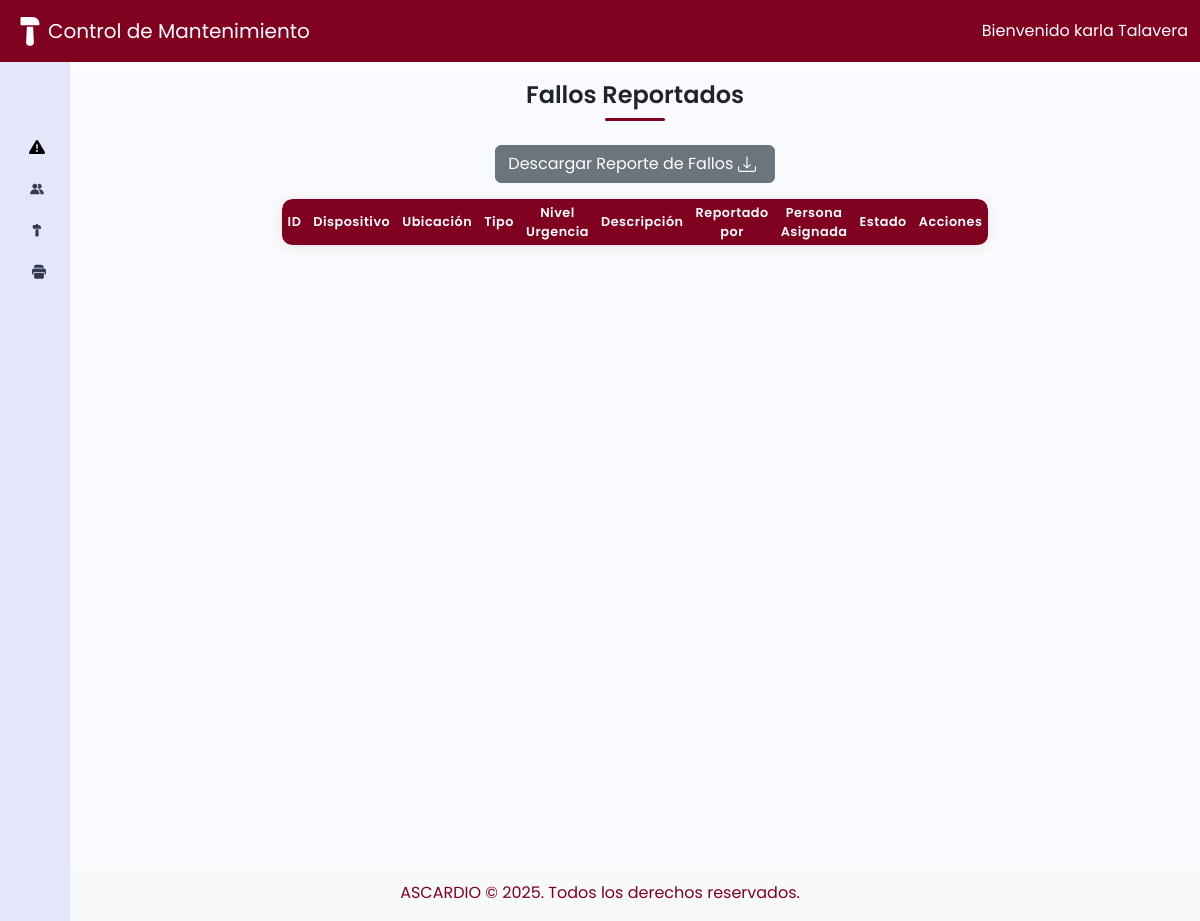
The app's page /index.php (signed in), older data.
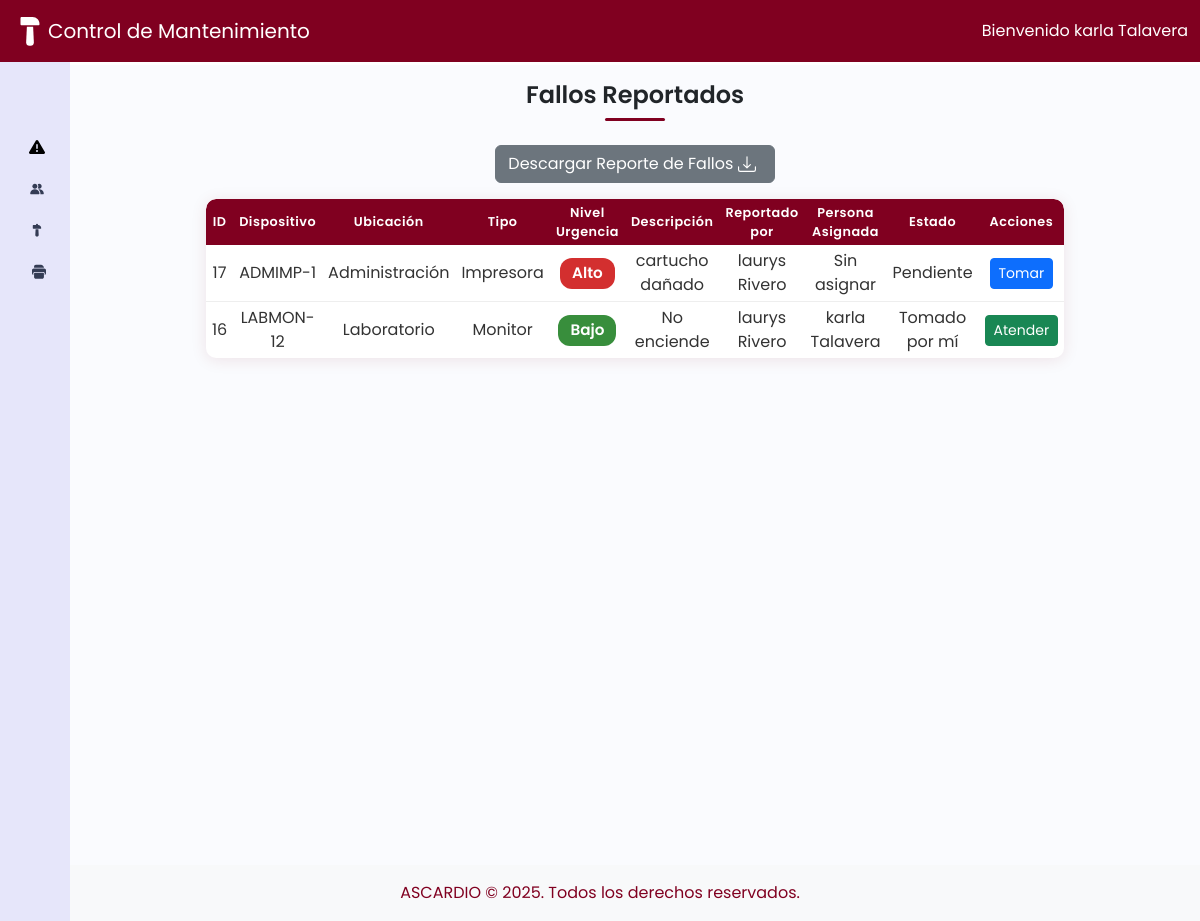
The same page, newer data.
### tables this page shows
CREATE TABLE `fallos` (
  `id` int(11) NOT NULL,
  `id_usuario_reporta` int(11) NOT NULL,
  `id_admin_toma` int(11) DEFAULT NULL,
  `codigo_dispositivo` varchar(50) NOT NULL,
  `descripcion` text NOT NULL,
  `estado` enum('pendiente','tomado','atendido','resuelto','persistente','por_confirmacion') NOT NULL DEFAULT 'pendiente',
  `fecha_reporte` datetime NOT NULL DEFAULT current_timestamp(),
  `fecha_tomado` datetime DEFAULT NULL,
  `fecha_atendido` datetime DEFAULT NULL,
  `fecha_resuelto` datetime DEFAULT NULL,
  `nivel_urgencia` enum('alto','medio','bajo') NOT NULL DEFAULT 'bajo'
);

CREATE TABLE `dispositivos` (
  `id` int(11) NOT NULL,
  `codigo_dispositivo` varchar(20) NOT NULL,
  `tipo_dispositivo` varchar(50) NOT NULL,
  `ubicacion` varchar(100) NOT NULL,
  `numero_identificador` int(11) DEFAULT NULL
);

### controladores/controladorFallo.php (called while the page is built, shortened)
<?php
require_once dirname(__DIR__) . '/modelos/modeloFallo.php';
require_once dirname(__DIR__) . '/modelos/modeloUsuario.php';
class controladorFallo {
    private $modelo;
    public function __construct() {
        $this->modelo = new modeloFallo();
    }
    public function mostrarFalloAdmin() {
        $modeloUsuario = new modeloUsuario();
        $usuarios = $modeloUsuario->listarTodos();
        $fallos = $this->modelo->listarTodos();
        include dirname(__DIR__) . '/vistas/vistaFalloAdmin.php';
    }
}

### modelos/modeloFallo.php (called while the page is built, shortened)
<?php
require_once dirname(__DIR__) . '/config/conexion.php';
class modeloFallo {
    private $conexion;
    public function __construct() {
        $db = new Base_Datos();
        $this->conexion = $db->Conexion_Base_Datos();
    }
    public function listarTodos() {
        $stmt = $this->conexion->query("
            SELECT f.*, d.ubicacion, d.tipo_dispositivo
            FROM fallos f
            JOIN dispositivos d ON f.codigo_dispositivo = d.codigo_dispositivo
            ORDER BY
                FIELD(f.nivel_urgencia, 'alto', 'mediano', 'bajo'),
                f.fecha_reporte DESC
        ");
        return $stmt->fetchAll(PDO::FETCH_ASSOC);
    }
}

### config/conexion.php (called while the page is built, shortened)
<?php
  class Base_Datos{
    private $Nombre_Servidor = "localhost";
    private $Nombre_Base_Datos = "Mantenimiento_AscardioDB;";
    private $Nombre_Usuario = "root";
    private $Pass = "";
    public function Conexion_Base_Datos(){
       $this->Conexion = null;
       try{
             $this-> Conexion = new PDO("mysql:host={$this->Nombre_Servidor};dbname={$this->Nombre_Base_Datos}",
             $this->Nombre_Usuario,
             $this->Pass
        );
        $this->Conexion->setAttribute(PDO::ATTR_ERRMODE, PDO::ERRMODE_EXCEPTION);
       }catch(PDOException $e){
         die ("Error de Conexion:" . $e->getMessage());
       }
       return $this->Conexion;
    }
    }
?>

### modelos/modeloUsuario.php (called while the page is built, shortened)
<?php
require_once dirname(__DIR__) . '/config/conexion.php';
class modeloUsuario {
    private $conexion;
    public function __construct() {
        $bd = new Base_Datos();
        $this->conexion = $bd->Conexion_Base_Datos();
    }
    public function listarTodos() {
        $stmt = $this->conexion->query("SELECT id, nombre, apellido FROM usuarios");
        return $stmt->fetchAll(PDO::FETCH_ASSOC);
    }
}

### vistas/vistaFalloAdmin.php (the view, shortened to what this page needs)
<?php include 'header.php'; ?>
<div class="main p-3">
    <h1>Fallos Reportados</h1>
    <div class="titulo-linea"></div>
    <button type="button" class="btn btn-secondary mb-3" onclick="genPDF()">
        Descargar Reporte de Fallos
    </button>
    <?php
        $usuariosMap = [];
        foreach ($usuarios as $u) {
            $usuariosMap[$u['id']] = $u['nombre'] . ' ' . $u['apellido'];
        }
        $admin_id = $_SESSION['usuario']['id'];
    ?>
    <table class="device-table fallos-table">
        <thead>
            <tr>
                <th>ID</th>
                <th>Dispositivo</th>
                <th>Ubicación</th>
                <th>Tipo</th>
                <th>Nivel Urgencia</th>
                <th>Descripción</th>
                <th>Reportado por</th>
                <th>Persona Asignada</th>
                <th>Estado</th>
                <th>Acciones</th>
            </tr>
        </thead>
        <tbody>
            <?php foreach ($fallos as $f): ?>
                <tr>
                    <td><?= htmlspecialchars($f['id']) ?></td>
                    <td><?= htmlspecialchars($f['codigo_dispositivo']) ?></td>
                    <td><?= htmlspecialchars($f['ubicacion']) ?></td>
                    <td><?= htmlspecialchars($f['tipo_dispositivo']) ?></td>
                    <td>
                        <?php
                            $urgencia = strtolower($f['nivel_urgencia']);
                            $colorClass = '';
                            if ($urgencia == 'alto') $colorClass = 'urgencia-alta';
                            elseif ($urgencia == 'medio' || $urgencia == 'mediano') $colorClass = 'urgencia-media';
                            else $colorClass = 'urgencia-baja';
                        ?>
                        <span class="urgencia-badge <?= $colorClass ?>">
                            <?= htmlspecialchars(ucfirst($f['nivel_urgencia'])) ?>
                        </span>
                    </td>
                    <td><?= htmlspecialchars($f['descripcion']) ?></td>
                    <td>
                        <?= isset($usuariosMap[$f['id_usuario_reporta']]) ? htmlspecialchars($usuariosMap[$f['id_usuario_reporta']]) : 'Desconocido' ?>
                    </td>
                    <td>
                        <?= $f['id_admin_toma'] && isset($usuariosMap[$f['id_admin_toma']]) ? htmlspecialchars($usuariosMap[$f['id_admin_toma']]) : 'Sin asignar' ?>
                    </td>
                    <td>
                        <?php
                        if ($f['estado'] == 'pendiente') {
                            echo "Pendiente";
                        } elseif ($f['estado'] == 'tomado') {
                            if ($f['id_admin_toma'] == $admin_id) {
                                echo "Tomado por mí";
                            } else {
                                $admin = $usuariosMap[$f['id_admin_toma']] ?? 'Administrador';
                                echo "Tomado";
                            }
                        } elseif ($f['estado'] == 'por_confirmacion') {
                            echo "Por confirmación";
                        } elseif ($f['estado'] == 'resuelto') {
                            echo "Resuelto";
                        } elseif ($f['estado'] == 'persistente') {
                            echo "Fallo persistente";
                        }
                        ?>
                    </td>
                    <td class="text-center">
                        <form method="POST" style="display:inline;">
                            <div style="display: flex; align-items: center; gap: 6px; justify-content: center;">
                                <?php if ($f['estado'] == 'pendiente'): ?>
                                    <button type="submit" name="tomar" class="btn btn-sm btn-primary">Tomar</button>
                                <?php elseif (
                                    in_array($f['estado'], ['tomado', 'atendido', 'por_confirmacion', 'resuelto', 'persistente'])
                                    && $f['id_admin_toma'] == $admin_id
                                ): ?>
                                    <?php if ($f['estado'] == 'tomado'): ?>
                                        <button type="submit" name="atender" class="btn btn-sm btn-success">Atender</button>
                                    <?php elseif ($f['estado'] == 'persistente'): ?>
                                        <span class="text-muted">Por confirmación</span>
                                    <?php else: ?>
                                        <span class="text-muted">En espera de cambio de estado</span>
                                    <?php endif; ?>
                                <?php endif; ?>
                            </div>
                        </form>
                    </td>
                </tr>
            <?php endforeach; ?>
        </tbody>
    </table>
</div>
<?php include 'footer.php'; ?>

### index.php (shortened to what this page needs)
<?php
require_once 'config/conexion.php';
require_once 'controladores/controladorFallo.php';
$vista = $_GET['vista'] ?? 'fallos';
$rol = $_SESSION['usuario']['rol'] ?? 'usuario';
switch ($vista) {
    case 'fallos':
        $controlador = new controladorFallo();
        if ($rol === 'administrador') {
            $controlador->mostrarFalloAdmin();
        } else {
            $controlador->mostrarFalloUsuario();
        }
        break;
}

### vistas/header.php (shortened to what this page needs)
<!DOCTYPE html>
<html lang="en">
<head>
    <link href="https://cdn.lineicons.com/4.0/lineicons.css" rel="stylesheet">
    <link href="https://cdn.jsdelivr.net/npm/bootstrap@5.3.2/dist/css/bootstrap.min.css" rel="stylesheet"
>
    <link rel="stylesheet" href="https://cdn.datatables.net/1.13.5/css/dataTables.bootstrap4.min.css">
    <link rel="stylesheet" href="vistas/estilos/estiloFallo.css">
    <link rel="stylesheet" href="vistas/estilos/style.css">
    <link rel="stylesheet" href="vistas/estilos/estiloDispositivos.css">
    <link rel="stylesheet" href="vistas/estilos/estiloUsuarios.css">
</head>
<body>
    <header>
        <nav class="navbar navbar-expand-lg" style="background-color: #800020;">
            <div class="container-fluid">
                <a class="navbar-brand d-flex align-items-center text-white" href="#">
                    <span class="mantenimiento-text">Control de Mantenimiento</span>
                </a>
                <span class="ms-auto text-white">
                    Bienvenido <?php
                    if (isset($_SESSION['usuario']['nombre'], $_SESSION['usuario']['apellido'])) {
                        echo htmlspecialchars($_SESSION['usuario']['nombre'] . ' ' . $_SESSION['usuario']['apellido']);
                    } elseif (isset($_SESSION['usuario']['usuario'])) {
                        echo htmlspecialchars($_SESSION['usuario']['usuario']);
                    }
                ?>
                </span>
            </div>
        </nav>
    </header>
    <div class="wrapper">
        <aside id="sidebar">
            <div class="d-flex">
                <button id="toggle-btn" type="button">
                </button>
            </div>
            <ul class="sidebar-nav">
                <li class="sidebar-item">
                    <a href="index.php?vista=fallos" class="sidebar-link">
                    </a>
                </li>
                 <?php if (isset($_SESSION['usuario']['rol']) && $_SESSION['usuario']['rol'] === 'administrador'): ?>
                <li class="sidebar-item">
                    <a href="index.php?vista=usuarios" class="sidebar-link">
                    </a>
                </li>
                <li class="sidebar-item">
                    <a href="index.php?vista=mantenimiento" class="sidebar-link">
                    </a>
                </li>
                <?php endif; ?>
                 <li class="sidebar-item">
                    <a href="index.php?vista=dispositivos" class="sidebar-link">
                    </a>
                </li>
            </ul>
            <div class="sidebar-item">
                <a href="vistas/logout.php" class="sidebar-link">
                </a>
            </div>
        </aside>

### vistas/footer.php (shortened to what this page needs)
</div>
    <footer class="text-center py-3" style="background: #f8f9fa; color: #800020;">
     ASCARDIO &copy; 2025. Todos los derechos reservados.
    </footer>
</body>
</html>

### vistas/estilos/estiloFallo.css (style rules this page uses)
.urgencia-badge { display: inline-block; padding: 4px 12px; border-radius: 12px; color: #fff; font-weight: 600; font-size: 0.95em; }
.urgencia-alta { background: #d32f2f; }
.urgencia-baja { background: #388e3c; }

### vistas/estilos/style.css (style rules this page uses)
a { text-decoration: none; }
li { list-style: none; }
span { color: rgb(3, 3, 54) }
h1 { font-weight: 600; font-size: 1.5rem; text-align: center; margin-bottom: 8px; }
body { font-family: 'Poppins', sans-serif; }
.wrapper { display: flex; }
.main { min-height: 100vh; width: 100%; overflow: hidden; background-color: #fafbfe; display: flex; flex-direction: column; align-items: center; }
#sidebar { width: 70px; min-width: 70px; z-index: 1000; display: flex; flex-direction: column; background-color:lavender }
#toggle-btn { background-color: transparent; cursor: pointer; border: 0; padding: 1rem 1.5rem; }
.sidebar-nav { padding: 2rem 0; flex: 1 1 auto; }
a.sidebar-link { padding: .625rem 1.625rem; color: #FFF; display: block; font-size: 0.9rem; white-space: nowrap; border-left: 3px solid transparent; }
.sidebar-link svg { font-size: 1.1rem; margin-right: .75rem; }
header { position: fixed; top: 0; left: 0; width: 100%; z-index: 1050; color: #FFF; }
#sidebar { position: fixed; top: 62px; left: 0; height: calc(100% - 56px); margin-top: 0; z-index: 1040; }
.main { margin-top: 65px; margin-left: 70px; }
.mantenimiento-text { color: #fff !important; }

### vistas/estilos/estiloDispositivos.css (style rules this page uses)
.device-table { max-width: 900px; margin-left: auto; margin-right: auto; width: 95%; border-collapse: separate; border-spacing: 0; background: #fff; border-radius: 10px; overflow: hidden; box-shadow: 0 2px 16px rgba(128,0,32,0.10); font-family: 'Poppins', Arial, sans-serif; }
.device-table th, .device-table td { padding: 14px 18px; border-bottom: 1px solid #eee; text-align: left; font-size: 1rem; }
.fallos-table { max-width: 650px; width: 98%; margin-left: auto; margin-right: auto; border-collapse: separate; border-spacing: 0; background: #fff; border-radius: 10px; overflow: hidden; box-shadow: 0 2px 16px rgba(128,0,32,0.10); }
.fallos-table th, .fallos-table td { padding: 4px 6px; font-size: 0.80rem; border-bottom: 1px solid #eee; text-align: center; }
.fallos-table td { font-size: 1rem; }
@media (min-width: 768px) { .main.p-3 { padding-left: 30px !important; padding-right: 30px !important; } }
.device-table th { background: #800020; color: #fff; font-weight: 600; letter-spacing: 0.5px; border: none; }
.device-table tr:last-child td { border-bottom: none; }
.device-table td { color: #333; vertical-align: middle; }
.device-table th:first-child, .device-table td:first-child { text-align: center; width: 50px; }
.device-table th, .device-table td { position: relative; }
.device-table th:first-child { border-top-left-radius: 10px; }
.device-table th:last-child { border-top-right-radius: 10px; }
.device-table tr:last-child td:first-child { border-bottom-left-radius: 10px; }
.device-table tr:last-child td:last-child { border-bottom-right-radius: 10px; }

### vistas/estilos/estiloUsuarios.css (style rules this page uses)
.titulo-linea { width: 60px; height: 3px; background: #800020; margin: 0 auto 24px auto; border-radius: 2px; }

Row changes from the older to the newer data that the page shows:
added fallos: id "17", codigo_dispositivo "ADMIMP-1", dispositivos.ubicacion "Administración", dispositivos.tipo_dispositivo "Impresora", nivel_urgencia "Alto", descripcion "cartucho dañado", id_usuario_reporta "laurys Rivero", shows "Sin asignar", estado "Pendiente"
added fallos: id "16", codigo_dispositivo "LABMON-12", dispositivos.ubicacion "Laboratorio", dispositivos.tipo_dispositivo "Monitor", nivel_urgencia "Bajo", descripcion "No enciende", id_usuario_reporta "laurys Rivero", id_admin_toma "karla Talavera", estado "Tomado por mí"
